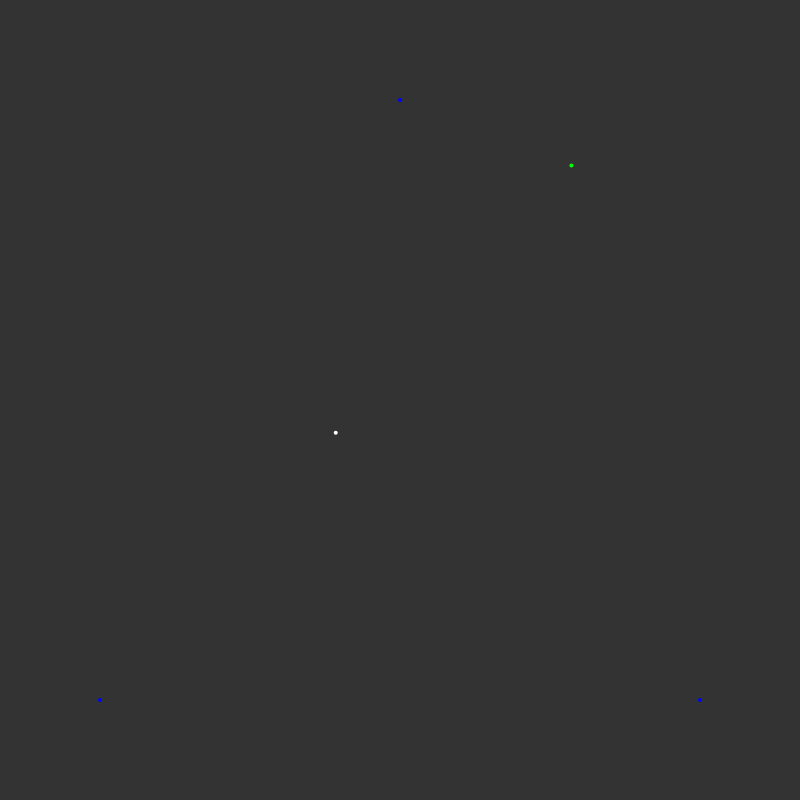
Frame 1 (no input)
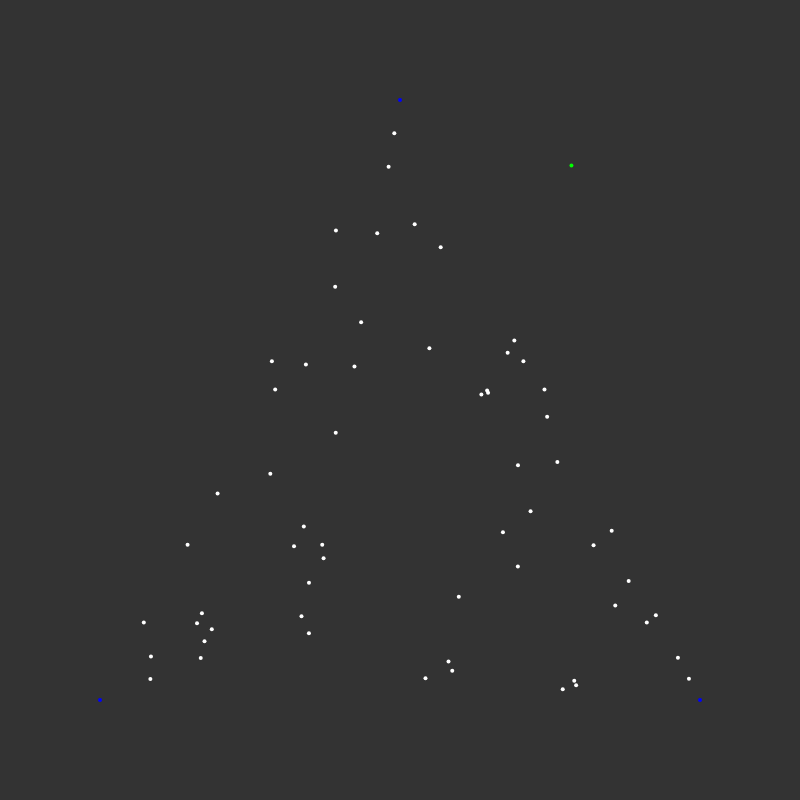
Frame 60 (no input)
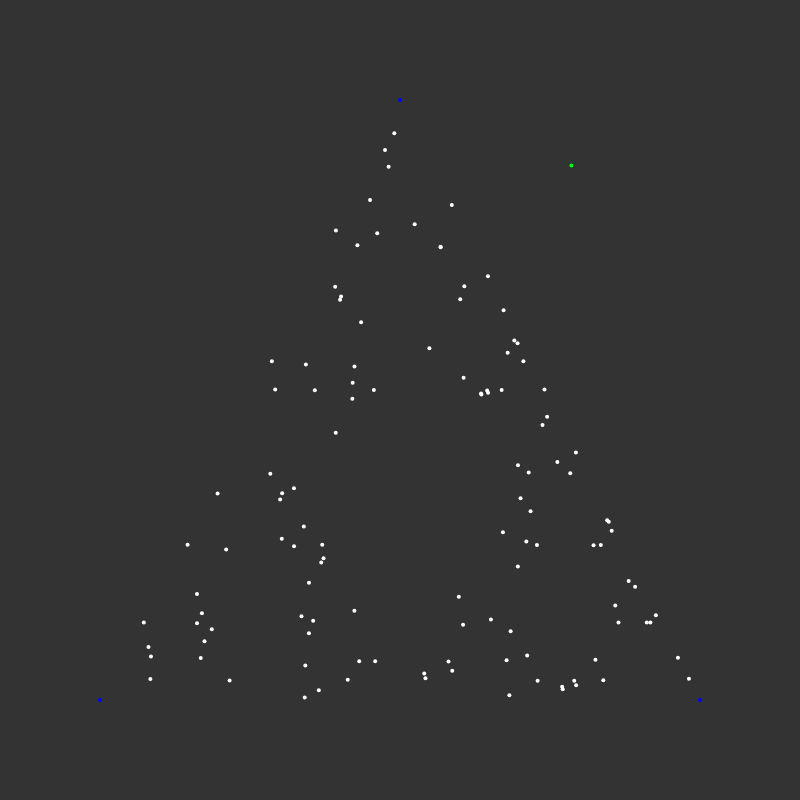
Frame 120 (the mouse pressed at the canvas centre since frame 60)

The p5.js sketch that drew these frames (run headless with seeded random() and noise() and a simulated clock; from frame 60 on, the mouse is pressed at the canvas centre):

// p5.js sketch
// ── sketch.js
var numOfIterations;
var iterCounter;
var lastPoint;
var vertices;
var randVertIdx;
var prevRandVertIdx;
var shape;

// DOM
var iterationsP;
var radio;
var nnumIterationsSlider;

var stopped;

function createVertices(){
    fill(0,0, 255);
    if (shape == "triangle"){
        vertices[0] = new Vertex(createVector(width / 2, 100));
        vertices[0].show();
        vertices[1] = new Vertex(createVector(width - 100, height - 100));
        vertices[1].show();
        vertices[2] = new Vertex(createVector(100, height - 100));
        vertices[2].show();
    }

    else if (shape == "square"){
        vertices[0] = new Vertex(createVector(100, 100));
        vertices[0].show();
        vertices[1] = new Vertex(createVector(width - 100, height - 100));
        vertices[1].show();
        vertices[2] = new Vertex(createVector(100, height - 100));
        vertices[2].show();
        vertices[3] = new Vertex(createVector(width - 100, 100));
        vertices[3].show();
    }
    fill(255);
}

function setup() {
    createCanvas(800, 800);
    iterationsP = createP();
    nnumIterationsSlider = createSlider(100, 10000, 5000, 100)
    radio = createRadio();
    radio.option('triangle');
    radio.option('square');
    radio.selected('triangle');
    radio.changed(setSketch);
    setSketch();
}

function setSketch(){
    background(51);
    shape = radio.value();
    numOfIterations = 5000;
    iterCounter = 0;
    lastPoint = undefined;
    vertices = [];
    randVertIdx = undefined;
    prevRandVertIdx = undefined;
    createVertices();
    if (stopped){
        stopped = false;
        loop();
    }
}

function draw() {
    numOfIterations = nnumIterationsSlider.value();
    if (iterCounter < numOfIterations){
        //if no "first point" yet, create it
        if (!lastPoint){
            fill(0, 255, 0);
            lastPoint = new Vertex(createVector(random(width), random(height)));
            lastPoint.show();
            fill(255);
        }

        // if shape is square, making sure not to choose same vertex twice in a row
        randVertIdx = floor(random(0, vertices.length))
        if (prevRandVertIdx == undefined){
            prevRandVertIdx = randVertIdx;
        }
        else{
            if (shape == "square"){
                while (randVertIdx == prevRandVertIdx){
                   randVertIdx = floor(random(0, vertices.length));
                }
            }
            prevRandVertIdx = randVertIdx;
        }

        var randVertex = vertices[randVertIdx];

        // finding correct location for new point between lastPoint and correct vertex
        var midPointPos =  createVector((randVertex.pos.x + lastPoint.pos.x) * 0.5 , 
                                        (randVertex.pos.y + lastPoint.pos.y) * 0.5);
        
        // drawing new point
        lastPoint = new Vertex(midPointPos);
        lastPoint.show();
    }
    else{
        stopped = true;
        noLoop();
    }

    iterationsP.html("Iteration " + iterCounter.toString() + " out of " + numOfIterations.toString());
    iterCounter += 1;
}
// ── vertex.js
function Vertex(pos){
    if (pos == undefined){
        this.x = random(width - 10);
        this.y = random(height - 10);
        this.pos = createVector(this.x, this.y);
    }

    else{
        this.pos = pos;
    }

    this.show = function(){
        noStroke();
        ellipse(this.pos.x, this.pos.y, 4)
    }

}
